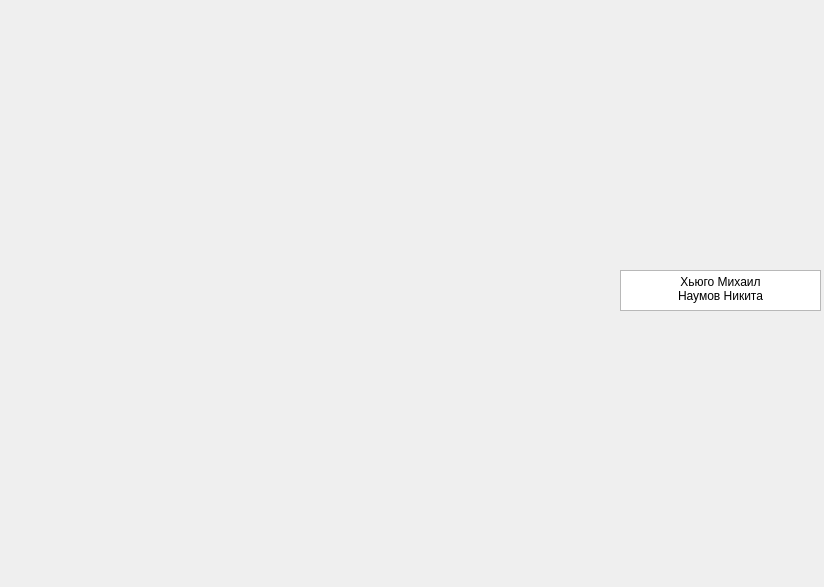
<?xml version="1.0" encoding="UTF-8"?>
<ui version="4.0">
 <class>Auth</class>
 <widget class="QWidget" name="Auth">
  <property name="geometry">
   <rect>
    <x>0</x>
    <y>0</y>
    <width>824</width>
    <height>587</height>
   </rect>
  </property>
  <property name="windowTitle">
   <string>Информация об авторах</string>
  </property>
  <widget class="QLabel" name="label">
   <property name="geometry">
    <rect>
     <x>0</x>
     <y>0</y>
     <width>601</width>
     <height>581</height>
    </rect>
   </property>
   <property name="text">
    <string/>
   </property>
   <property name="pixmap">
    <pixmap>../../../Downloads/unknown.png</pixmap>
   </property>
   <property name="scaledContents">
    <bool>true</bool>
   </property>
  </widget>
  <widget class="QTextEdit" name="textEdit">
   <property name="geometry">
    <rect>
     <x>620</x>
     <y>270</y>
     <width>201</width>
     <height>41</height>
    </rect>
   </property>
   <property name="html">
    <string>&lt;!DOCTYPE HTML PUBLIC &quot;-//W3C//DTD HTML 4.0//EN&quot; &quot;http://www.w3.org/TR/REC-html40/strict.dtd&quot;&gt;
&lt;html&gt;&lt;head&gt;&lt;meta name=&quot;qrichtext&quot; content=&quot;1&quot; /&gt;&lt;meta charset=&quot;utf-8&quot; /&gt;&lt;style type=&quot;text/css&quot;&gt;
p, li { white-space: pre-wrap; }
hr { height: 1px; border-width: 0; }
&lt;/style&gt;&lt;/head&gt;&lt;body style=&quot; font-family:'Segoe UI'; font-size:9pt; font-weight:400; font-style:normal;&quot;&gt;
&lt;p align=&quot;center&quot; style=&quot; margin-top:0px; margin-bottom:0px; margin-left:0px; margin-right:0px; -qt-block-indent:0; text-indent:0px;&quot;&gt;Хьюго Михаил&lt;br /&gt;Наумов Никита&lt;/p&gt;&lt;/body&gt;&lt;/html&gt;</string>
   </property>
  </widget>
 </widget>
 <resources/>
 <connections/>
</ui>
